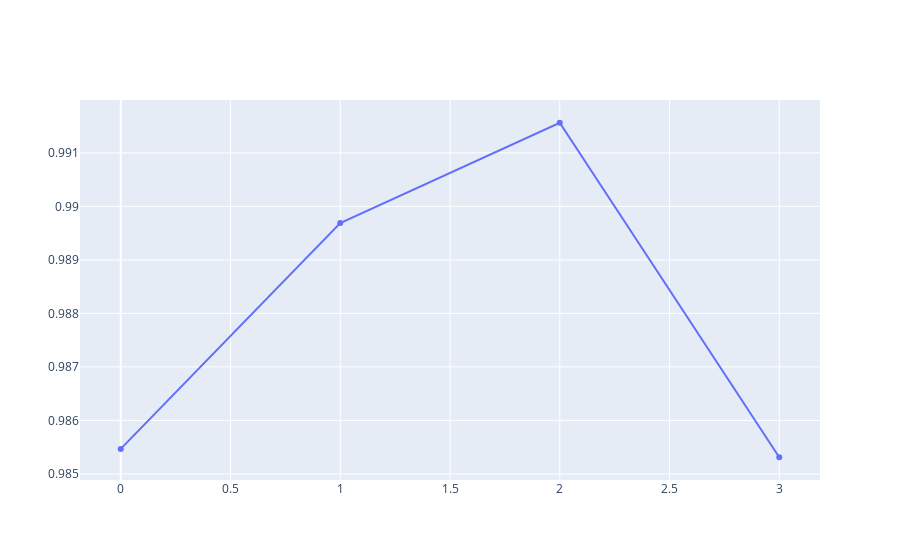
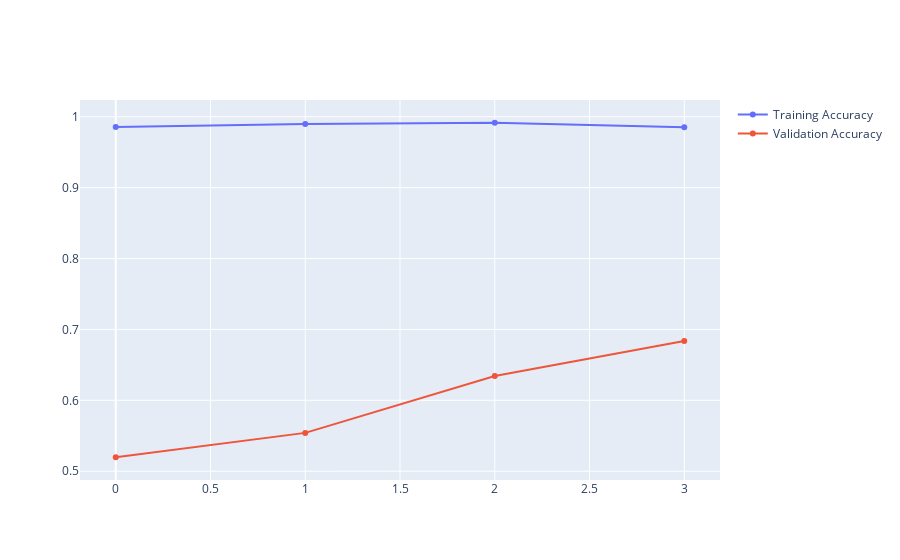
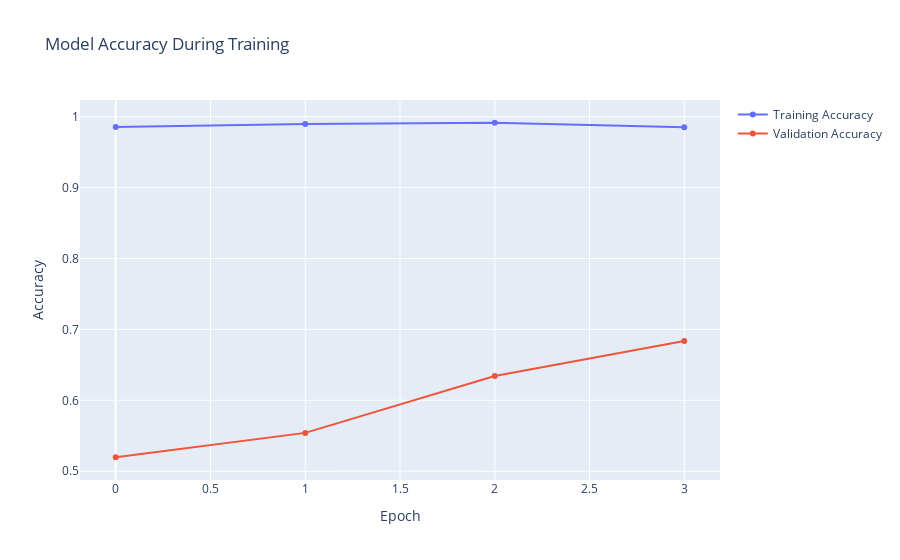
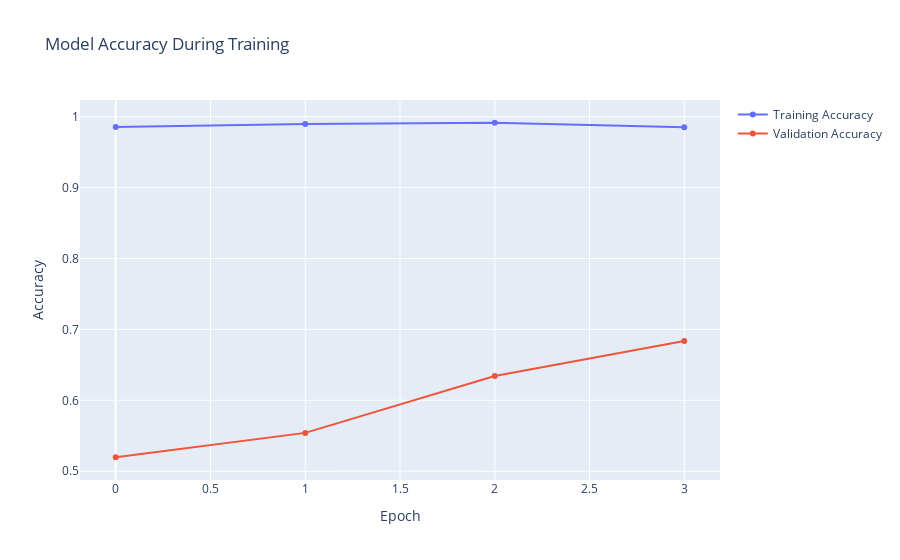

Notebook source saved alongside these figures, in order:
### Code cell
import plotly.graph_objects as go
figure = go.Figure()

figure.add_scatter(y=history.history["binary_accuracy"], name="Training Accuracy")
figure.add_scatter(y=history.history["val_binary_accuracy"], name="Validation Accuracy")

figure.update_layout(dict1={
    "title": "Model Accuracy During Training",
    "xaxis_title": "Epoch",
    "yaxis_title": "Accuracy"
}, overwrite=True)

figure.show()

### Figure 1 — Plotly figure (JSON) as saved in the notebook; plotly's stock layout.template omitted (floating-point values rounded to 4 significant figures)
{"data": [{"name": "Training Accuracy", "type": "scatter", "y": [0.9855, 0.9897, 0.9916, 0.9853]}], "layout": {}}

### Figure 2 — Plotly figure (JSON) as saved in the notebook; plotly's stock layout.template omitted (floating-point values rounded to 4 significant figures)
{"data": [{"name": "Training Accuracy", "type": "scatter", "y": [0.9855, 0.9897, 0.9916, 0.9853]}, {"name": "Validation Accuracy", "type": "scatter", "y": [0.5197, 0.5541, 0.6344, 0.6837]}], "layout": {}}

### Figure 3 — Plotly figure (JSON) as saved in the notebook; plotly's stock layout.template omitted (floating-point values rounded to 4 significant figures)
{"data": [{"name": "Training Accuracy", "type": "scatter", "y": [0.9855, 0.9897, 0.9916, 0.9853]}, {"name": "Validation Accuracy", "type": "scatter", "y": [0.5197, 0.5541, 0.6344, 0.6837]}], "layout": {"title": {"text": "Model Accuracy During Training"}, "xaxis": {"title": {"text": "Epoch"}}, "yaxis": {"title": {"text": "Accuracy"}}}}

### Figure 4 — Plotly figure (JSON) as saved in the notebook; plotly's stock layout.template omitted (floating-point values rounded to 4 significant figures)
{"data": [{"name": "Training Accuracy", "type": "scatter", "y": [0.9855, 0.9897, 0.9916, 0.9853]}, {"name": "Validation Accuracy", "type": "scatter", "y": [0.5197, 0.5541, 0.6344, 0.6837]}], "layout": {"title": {"text": "Model Accuracy During Training"}, "xaxis": {"title": {"text": "Epoch"}}, "yaxis": {"title": {"text": "Accuracy"}}}}
